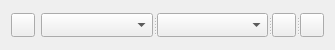
<?xml version="1.0" encoding="UTF-8"?>
<ui version="4.0">
 <class>ReviewToolbar</class>
 <widget class="QWidget" name="ReviewToolbar">
  <property name="geometry">
   <rect>
    <x>0</x>
    <y>0</y>
    <width>335</width>
    <height>50</height>
   </rect>
  </property>
  <property name="sizePolicy">
   <sizepolicy hsizetype="Preferred" vsizetype="MinimumExpanding">
    <horstretch>0</horstretch>
    <verstretch>0</verstretch>
   </sizepolicy>
  </property>
  <property name="minimumSize">
   <size>
    <width>0</width>
    <height>24</height>
   </size>
  </property>
  <property name="maximumSize">
   <size>
    <width>500</width>
    <height>50</height>
   </size>
  </property>
  <property name="windowTitle">
   <string>Form</string>
  </property>
  <property name="toolTip">
   <string/>
  </property>
  <layout class="QGridLayout" name="gridLayout">
   <item row="0" column="0">
    <widget class="QPushButton" name="reviewPushButton">
     <property name="sizePolicy">
      <sizepolicy hsizetype="Fixed" vsizetype="Fixed">
       <horstretch>0</horstretch>
       <verstretch>0</verstretch>
      </sizepolicy>
     </property>
     <property name="minimumSize">
      <size>
       <width>24</width>
       <height>24</height>
      </size>
     </property>
     <property name="maximumSize">
      <size>
       <width>24</width>
       <height>24</height>
      </size>
     </property>
     <property name="toolTip">
      <string>Inspect Features Tool</string>
     </property>
     <property name="text">
      <string/>
     </property>
     <property name="icon">
      <iconset resource="../../../../resources.qrc">
       <normaloff>:/plugins/DsgTools/icons/review.png</normaloff>:/plugins/DsgTools/icons/review.png</iconset>
     </property>
     <property name="iconSize">
      <size>
       <width>16</width>
       <height>16</height>
      </size>
     </property>
     <property name="checkable">
      <bool>true</bool>
     </property>
    </widget>
   </item>
   <item row="0" column="1">
    <widget class="QSplitter" name="splitter">
     <property name="minimumSize">
      <size>
       <width>0</width>
       <height>24</height>
      </size>
     </property>
     <property name="orientation">
      <enum>Qt::Horizontal</enum>
     </property>
     <widget class="QgsMapLayerComboBox" name="mMapLayerComboBox">
      <property name="sizePolicy">
       <sizepolicy hsizetype="MinimumExpanding" vsizetype="Fixed">
        <horstretch>0</horstretch>
        <verstretch>0</verstretch>
       </sizepolicy>
      </property>
      <property name="minimumSize">
       <size>
        <width>0</width>
        <height>24</height>
       </size>
      </property>
     </widget>
     <widget class="QgsFieldComboBox" name="mFieldComboBox">
      <property name="sizePolicy">
       <sizepolicy hsizetype="MinimumExpanding" vsizetype="Fixed">
        <horstretch>0</horstretch>
        <verstretch>0</verstretch>
       </sizepolicy>
      </property>
      <property name="minimumSize">
       <size>
        <width>0</width>
        <height>24</height>
       </size>
      </property>
     </widget>
     <widget class="QPushButton" name="preparePushButton">
      <property name="sizePolicy">
       <sizepolicy hsizetype="Fixed" vsizetype="Fixed">
        <horstretch>0</horstretch>
        <verstretch>0</verstretch>
       </sizepolicy>
      </property>
      <property name="minimumSize">
       <size>
        <width>0</width>
        <height>24</height>
       </size>
      </property>
      <property name="maximumSize">
       <size>
        <width>24</width>
        <height>24</height>
       </size>
      </property>
      <property name="text">
       <string/>
      </property>
      <property name="icon">
       <iconset resource="../../../../resources.qrc">
        <normaloff>:/plugins/DsgTools/icons/config.png</normaloff>:/plugins/DsgTools/icons/config.png</iconset>
      </property>
      <property name="iconSize">
       <size>
        <width>16</width>
        <height>16</height>
       </size>
      </property>
     </widget>
     <widget class="QPushButton" name="applyPushButton">
      <property name="sizePolicy">
       <sizepolicy hsizetype="Fixed" vsizetype="Fixed">
        <horstretch>0</horstretch>
        <verstretch>0</verstretch>
       </sizepolicy>
      </property>
      <property name="minimumSize">
       <size>
        <width>0</width>
        <height>24</height>
       </size>
      </property>
      <property name="maximumSize">
       <size>
        <width>24</width>
        <height>24</height>
       </size>
      </property>
      <property name="text">
       <string/>
      </property>
      <property name="icon">
       <iconset resource="../../../../resources.qrc">
        <normaloff>:/plugins/DsgTools/icons/attributeSelector.png</normaloff>:/plugins/DsgTools/icons/attributeSelector.png</iconset>
      </property>
      <property name="iconSize">
       <size>
        <width>16</width>
        <height>16</height>
       </size>
      </property>
     </widget>
    </widget>
   </item>
  </layout>
 </widget>
 <customwidgets>
  <customwidget>
   <class>QgsFieldComboBox</class>
   <extends>QComboBox</extends>
   <header>qgsfieldcombobox.h</header>
  </customwidget>
  <customwidget>
   <class>QgsMapLayerComboBox</class>
   <extends>QComboBox</extends>
   <header>qgsmaplayercombobox.h</header>
  </customwidget>
 </customwidgets>
 <resources>
  <include location="../../../../resources.qrc"/>
 </resources>
 <connections/>
</ui>
